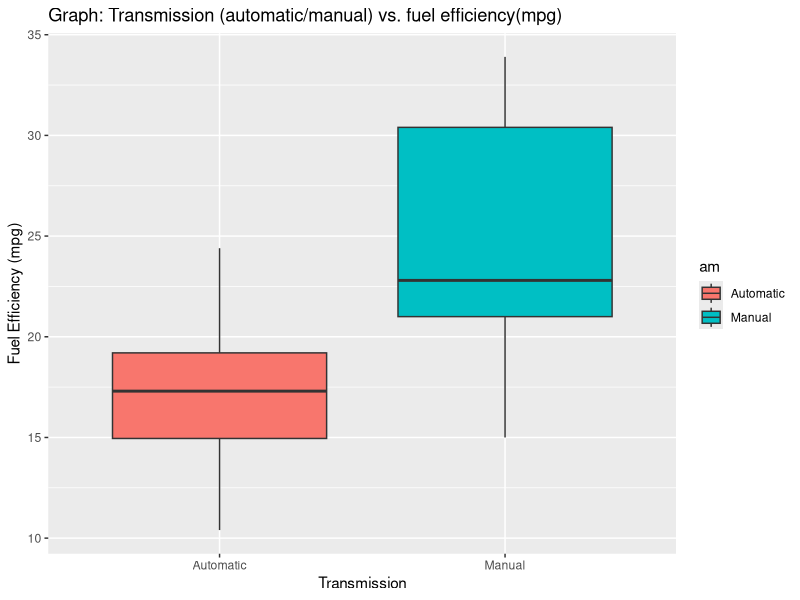
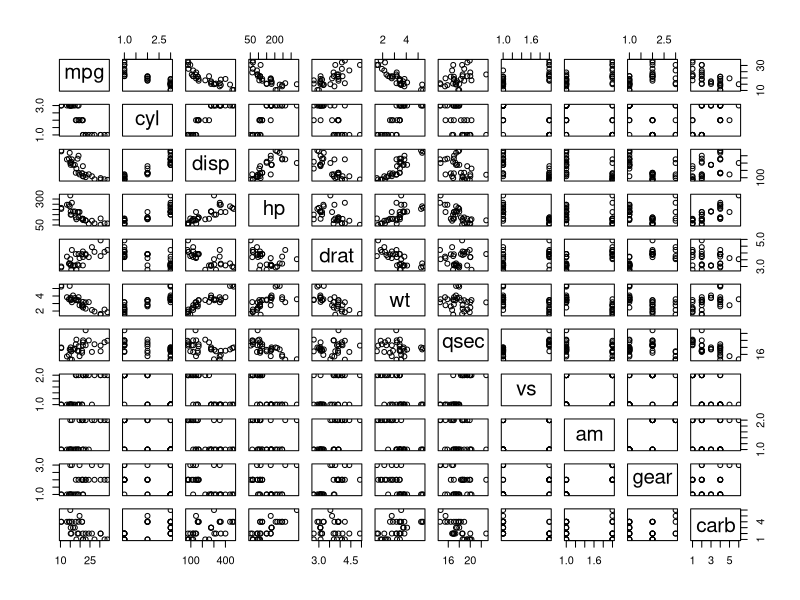
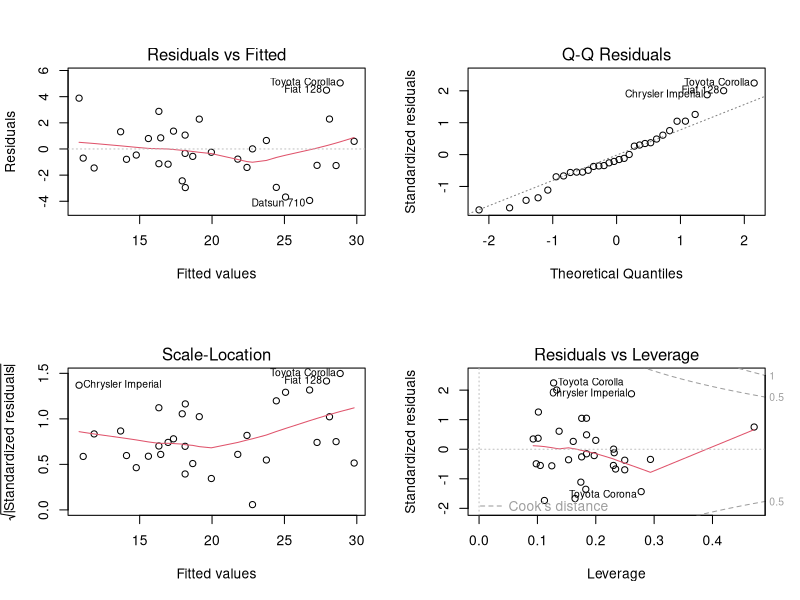

R code for these plots, in order:
## ---- chunk 1
knitr::opts_chunk$set(echo = TRUE)
## ---- chunk 2
library(ggplot2) # for visualization
## ---- chunk 3
data(mtcars)
str(mtcars)
## ---- chunk 4
mtcars$cyl <- factor(mtcars$cyl)
mtcars$vs <- factor(mtcars$vs)
mtcars$am <- factor(mtcars$am, labels =c("Automatic", "Manual"))
mtcars$gear <- factor(mtcars$gear)
mtcars$carb <- factor(mtcars$carb)
## ---- chunk 5
ggplot(mtcars, aes(x = am, y = mpg, fill=am) ) + 
    geom_boxplot() +
    ggtitle("Graph: Transmission (automatic/manual) vs. fuel efficiency(mpg) ") +
    xlab("Transmission") +
    ylab("Fuel Efficiency (mpg)")
## ---- chunk 6
test <- t.test(mpg ~ am, data = mtcars)

test$p.value
## ---- chunk 7
baseModel <- lm(mpg ~ am, data = mtcars)
summary(baseModel)
## ---- chunk 8
fullModel <- lm(mpg ~ ., data = mtcars)
summary(fullModel)
## ---- chunk 9
stepModel <- step(fullModel, direction = "backward", trace = FALSE)
summary(stepModel)
## ---- chunk 10
# scatterplot matrix
pairs(mpg ~ ., data=mtcars)
## ---- chunk 11
# residual plots
par(mfrow = c(2, 2))
plot(stepModel)
